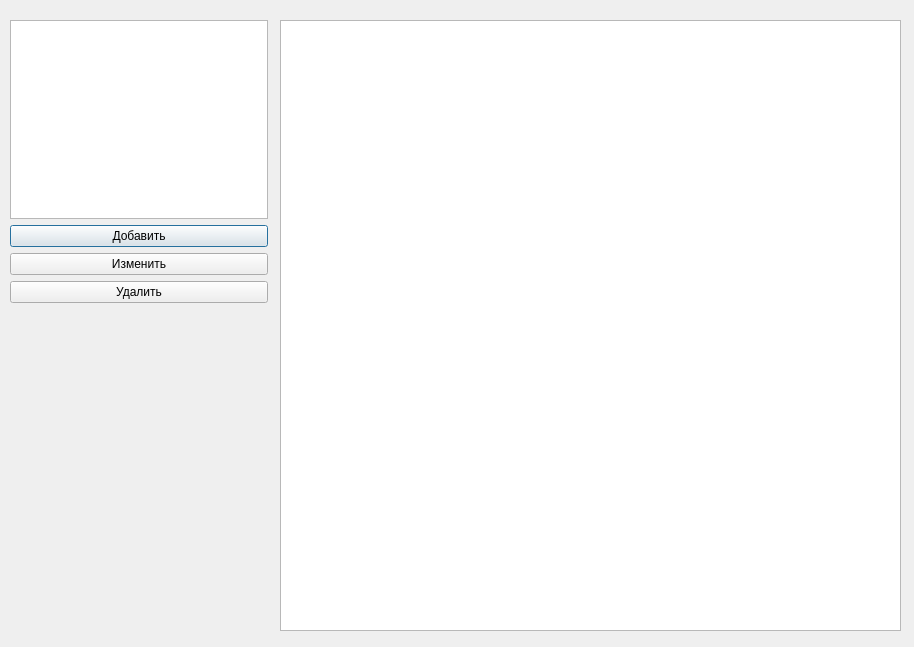
<?xml version="1.0" encoding="UTF-8"?>
<ui version="4.0">
 <class>Dialog</class>
 <widget class="QDialog" name="Dialog">
  <property name="geometry">
   <rect>
    <x>0</x>
    <y>0</y>
    <width>914</width>
    <height>647</height>
   </rect>
  </property>
  <property name="windowTitle">
   <string>Dialog</string>
  </property>
  <widget class="QTableWidget" name="tableWidget">
   <property name="geometry">
    <rect>
     <x>280</x>
     <y>20</y>
     <width>621</width>
     <height>611</height>
    </rect>
   </property>
  </widget>
  <widget class="QWidget" name="">
   <property name="geometry">
    <rect>
     <x>10</x>
     <y>20</y>
     <width>258</width>
     <height>283</height>
    </rect>
   </property>
   <layout class="QVBoxLayout" name="verticalLayout_2">
    <item>
     <widget class="QTextEdit" name="textEdit"/>
    </item>
    <item>
     <layout class="QVBoxLayout" name="verticalLayout">
      <item>
       <widget class="QPushButton" name="pushButton_add">
        <property name="text">
         <string>Добавить</string>
        </property>
       </widget>
      </item>
      <item>
       <widget class="QPushButton" name="pushButton_edit">
        <property name="text">
         <string>Изменить</string>
        </property>
       </widget>
      </item>
      <item>
       <widget class="QPushButton" name="pushButton_delete">
        <property name="text">
         <string>Удалить</string>
        </property>
       </widget>
      </item>
     </layout>
    </item>
   </layout>
  </widget>
 </widget>
 <resources/>
 <connections/>
</ui>
